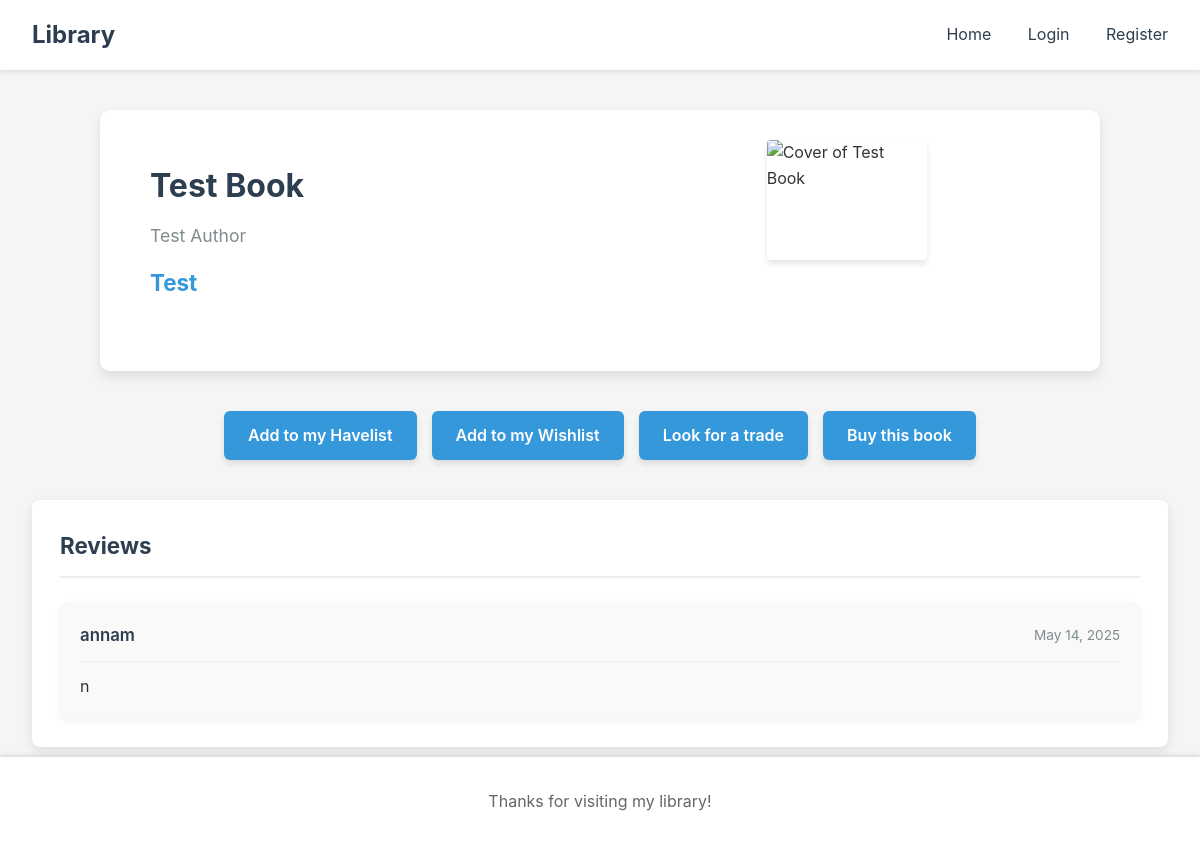
The app's page /books/entry/1234567890/ with its own data.
### web/models.py (models this page shows, shortened)
class Book(models.Model):
    ISBN = models.CharField(max_length=13, primary_key=True)  # ISBN as unique identifier
    title = models.CharField(max_length=255, default="Unknown")
    author = models.CharField(max_length=255)
    topic = models.CharField(max_length=255)
    publish_date = models.DateField()
    base_price = models.IntegerField()  # Points as unit

class Review(models.Model):
    user = models.ForeignKey(User, on_delete=models.CASCADE)
    book = models.ForeignKey(Book, on_delete=models.CASCADE)
    text = models.TextField()
    date = models.DateTimeField(auto_now_add=True)

class User(models.Model):
    userId = models.AutoField(primary_key=True)
    auth_user = models.OneToOneField(AuthUser, on_delete=models.CASCADE, related_name='custom_user', null=True)
    points = models.IntegerField(default=0)
    location = models.CharField(max_length=255, default="not specified")
    name = models.CharField(max_length=255, default="Anonymous")
    email = models.EmailField(unique=True)
    joined_date = models.DateTimeField(auto_now_add=True)
    profile_image = models.ImageField(upload_to='profile_images/', null=True, blank=True)
    description = models.TextField(blank=True, default="")

### web/views.py (the view)
# urls.py: path('books/entry/<ISBN>/', views.book_entry ,name='book-entry'),
def book_entry(request, ISBN):
    try:
        mybook = Book.objects.get(ISBN=ISBN)
        is_local = True
        reviews = Review.objects.filter(book=mybook).order_by('-date')
    except Book.DoesNotExist:
        mybook = None
        is_local = False
        reviews = []  # No hay reviews para libros externos
        try:
            api_url = f"https://www.googleapis.com/books/v1/volumes?q=isbn:{ISBN}"
            response = requests.get(api_url)
            if response.status_code == 200:
                data = response.json()
                if data.get('items'):
                    item = data['items'][0]
                    volume_info = item.get('volumeInfo', {})
                    mybook = {
                        'ISBN': ISBN,
                        'title': volume_info.get('title', 'Unknown Title'),
                        'author': ', '.join(volume_info.get('authors', ['Unknown Author'])),
                        'topic': volume_info.get('categories', ['General'])[0] if volume_info.get('categories') else 'General',
                        'publish_date': volume_info.get('publishedDate', ''),
                        'description': volume_info.get('description', ''),
                        'thumbnail_url': volume_info.get('imageLinks', {}).get('thumbnail', ''),
                        'external_link': volume_info.get('infoLink', ''),
                        'source': 'Google Books'
                    }
        except Exception as e:
            print(f"Error fetching book from API: {e}")
    if not mybook:
        messages.error(request, "Book not found in our database or external sources.")
        return redirect('books')
    return render(request, 'book-entry.html', {
        'mybook': mybook,
        'is_local': is_local,
        'reviews': reviews
    })

### web/templates/book-entry.html (shortened to what this page needs)
<!DOCTYPE html>
{% extends 'base.html' %}
    {% block content %}
        <div class="book-entry-container">
            <div class="book-info">
                <h1>{{ mybook.title}}</h1>
                    <p> {{mybook.author }}</p>
                <h2>{{mybook.topic}}</h2>
            </div>
            <div class="book-cover-entry">
                <img src="https://covers.openlibrary.org/b/isbn/{{ mybook.ISBN }}-L.jpg"
                     alt="Cover of {{ mybook.title }}"
                     onload="if(this.naturalWidth === 1 && this.naturalHeight === 1) fetchGoogleBooksCover(this, '{{ mybook.ISBN }}');"
                     onerror="fetchGoogleBooksCover(this, '{{ mybook.ISBN }}');">
            </div>
        </div>
        <div class="buttons-container">
            <a href="{% url 'add_to_havelist' %}?isbn={{ mybook.ISBN }}&title={{ mybook.title|urlencode }}&author={{ mybook.author|urlencode }}" class="button"> Add to my Havelist </a>
            <a href="{% url 'add_to_wishlist' %}?isbn={{ mybook.ISBN }}&title={{ mybook.title|urlencode }}&author={{ mybook.author|urlencode }}" class="button"> Add to my Wishlist </a>
            <a href="{% url 'book-trade' %}" class="button"> Look for a trade </a>
            <a href="{% url 'book-buy' %}" class="button"> Buy this book </a>
        </div>
        {% if is_local %}
        <div class="reviews-section">
            <h2>Reviews</h2>
            {% if reviews %}
                <div class="reviews-list">
                    {% for review in reviews %}
                        <div class="review-card">
                            <div class="review-header">
                                <span class="review-author">{{ review.user.name }}</span>
                                <span class="review-date">{{ review.date|date:"F d, Y" }}</span>
                            </div>
                            <div class="review-content">
                                <p>{{ review.text }}</p>
                            </div>
                        </div>
                    {% endfor %}
                </div>
            {% else %}
                <p class="no-reviews">No reviews yet. Be the first to review this book!</p>
            {% endif %}
        </div>
        {% endif %}
     {% endblock %}

### web/static/style.css (style rules this page uses)
* { margin: 0; padding: 0; box-sizing: border-box; }
body { font-family: -apple-system, BlinkMacSystemFont, 'Segoe UI', Roboto, Oxygen, Ubuntu, sans-serif; line-height: 1.6; color: #333; background-color: #f5f5f5; }
.button, .action-button, .review-button, .add-to-database-button, .submit-button { display: inline-block; padding: 0.75rem 1.5rem; background-color: #3498db; color: white; text-decoration: none; border-radius: 6px; font-size: 1rem; font-weight: 600; border: none; cursor: pointer; transition: background-color 0.3s, transform 0.2s; box-shadow: 0 4px 6px rgba(0, 0, 0, 0.1); }
.book-cover-entry img { max-height: 240px; max-width: 160px; min-height: 120px; min-width: 80px; box-shadow: 0 4px 6px rgba(0,0,0,0.1); border-radius: 4px; object-fit: contain; }
.book-entry-container { display: grid; grid-template-columns: 2fr 1fr; gap: 30px; padding: 30px; background-color: #ffffff; border-radius: 10px; box-shadow: 0 6px 12px rgba(0, 0, 0, 0.1); margin: 40px auto; max-width: 1000px; }
.book-info { padding: 20px; }
.book-info h1 { font-size: 2rem; margin-bottom: 10px; color: #2c3e50; }
.book-info p { font-size: 1.1rem; color: #7f8c8d; margin-bottom: 15px; }
.book-info h2 { font-size: 1.4rem; color: #3498db; margin-bottom: 20px; }
.buttons-container { display: flex; flex-wrap: wrap; gap: 15px; margin-top: 30px; justify-content: center; }
.reviews-section { margin-top: 2.5rem; padding: 1.75rem; background-color: #fff; border-radius: 8px; box-shadow: 0 4px 12px rgba(0, 0, 0, 0.1); }
.reviews-section h2 { margin-bottom: 1.5rem; color: #2c3e50; border-bottom: 2px solid #eee; padding-bottom: 0.75rem; font-size: 1.4rem; }
.reviews-list { display: flex; flex-direction: column; gap: 1.25rem; }
.review-card { background-color: #f9f9f9; border-radius: 8px; padding: 1.25rem; box-shadow: 0 2px 6px rgba(0, 0, 0, 0.06); transition: transform 0.2s; }
.review-header { display: flex; justify-content: space-between; align-items: center; margin-bottom: 0.75rem; border-bottom: 1px solid #eee; padding-bottom: 0.75rem; }
.review-author { font-weight: 600; color: #2c3e50; font-size: 1.05rem; }
.review-date { font-size: 0.85rem; color: #7f8c8d; }
.review-content { line-height: 1.6; color: #333; font-size: 1rem; }

### records on screen
Book: title "Test Book", author "Test Author", topic "Test"
Review: user.name "annam", date "May 14, 2025", text "n"
